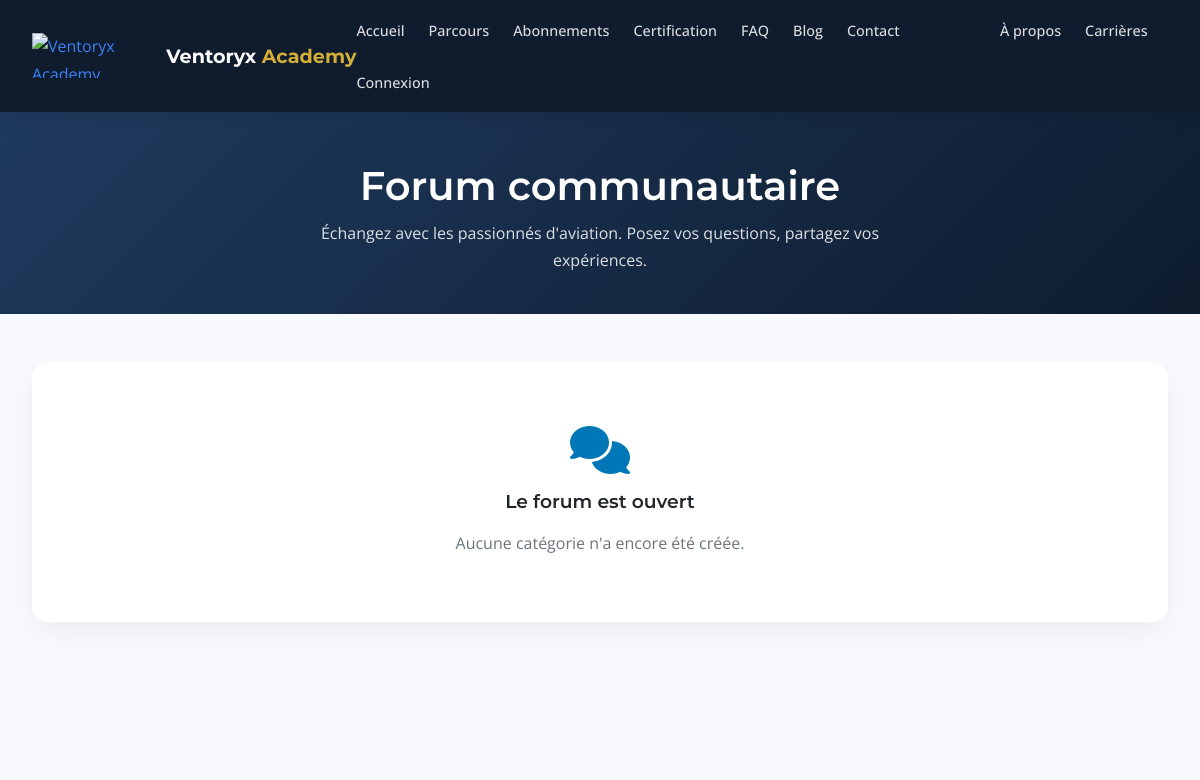
Page /fr/forum/ (upper part) on the earlier database version.
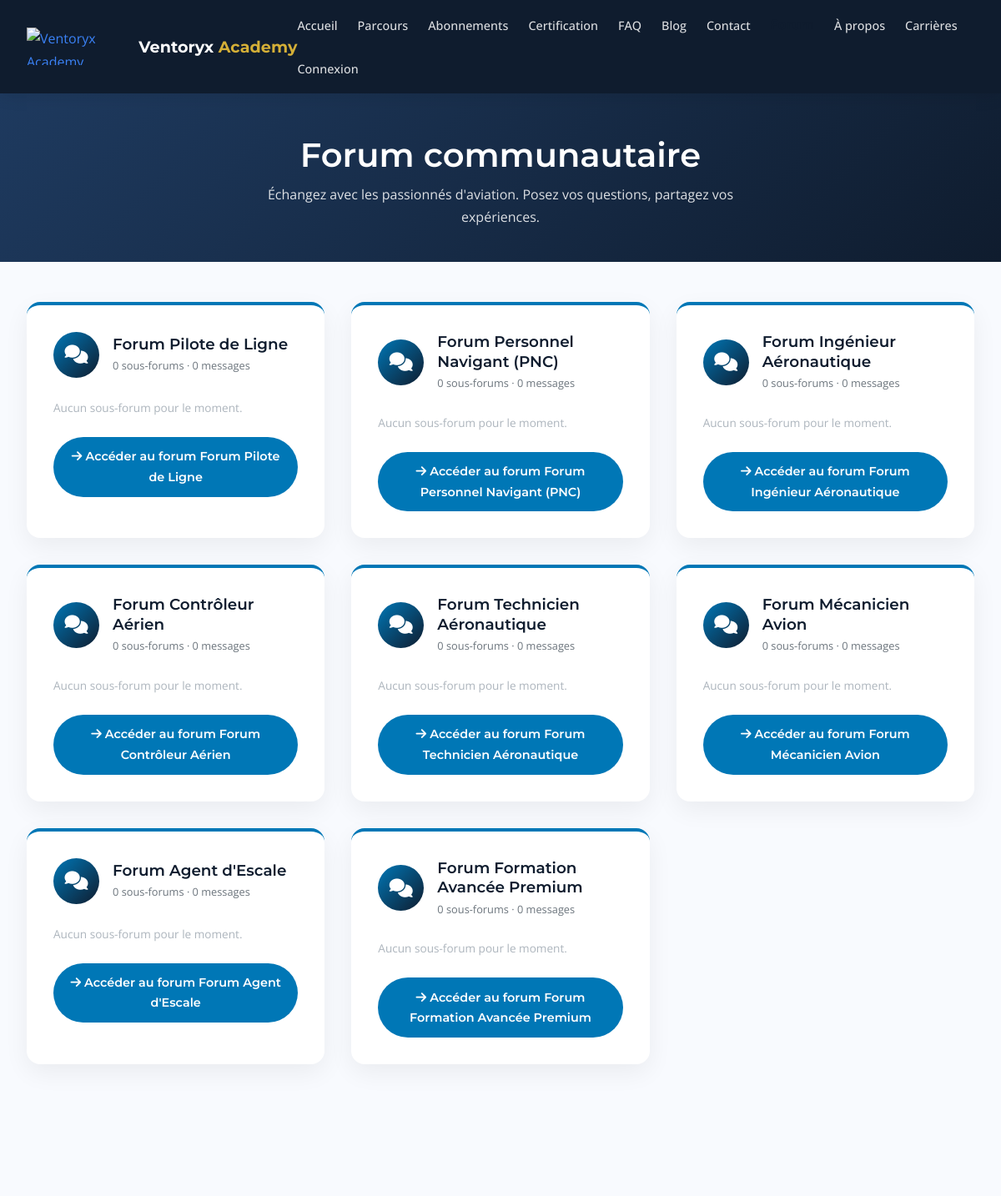
Same page on the later database version.
### apps/forum/models.py (models this page shows, shortened)
class Forum(models.Model):
    METIER_CHOICES = [
        ('pilote_de_ligne', 'Pilote de ligne'),
        ('personnel_navigant', 'Personnel Navigant Commercial'),
        ('ingenieur_aeronautique', 'Ingénieur aéronautique'),
        ('controleur_aerien', 'Contrôleur aérien'),
        ('technicien_aeronautique', 'Technicien aéronautique'),
        ('mecanicien_avion', 'Mécanicien avion'),
        ('agent_escale', "Agent d'escale"),
        ('formation_avancee', 'Formation avancée'),
        ('general', 'Général'),
    ]
    nom = models.CharField(max_length=200)
    metier = models.CharField(max_length=50, choices=METIER_CHOICES, unique=True)
    description = models.TextField(blank=True)
    actif = models.BooleanField(default=True)
    ordre = models.IntegerField(default=0)
    date_creation = models.DateTimeField(auto_now_add=True)
    class Meta:
        verbose_name = 'Forum'
        ordering = ['ordre', 'nom']
    @property
    def sujets(self):
        return Sujet.objects.filter(forum=self)

### apps/forum/forum_views.py (the view)
# urls.py: path('', views.index, name='index'),
def index(request):
    forums = Forum.objects.filter(actif=True).prefetch_related('sous_forums').order_by('ordre')
    for forum in forums:
        forum.total_sujets = forum.sujets.count()
        forum.total_messages = sum(s.total_reponses for s in forum.sujets.all())
    context = {
        'forums': forums,
        'page_title': 'Forum communautaire',
    }
    return render(request, 'pages/forum/forum_principal.html', context)

### apps/core/context_processors.py (called while the page is built)
def site_config(request):
    try:
        from apps.core.models import SiteConfig
        config = SiteConfig.objects.filter(pk=1).first()
        return {'site_config': config}
    except Exception:
        return {'site_config': None}

def langue_context(request):
    langue = request.session.get('langue', 'fr')
    return {'langue_active': langue}

### templates/pages/forum/forum_principal.html (shortened to what this page needs)
{% extends "base.html" %}
{% load static %}
{% block content %}
<section class="forum-hero">
    <div class="container">
        <h1>Forum communautaire</h1>
        <p>Échangez avec les passionnés d'aviation. Posez vos questions, partagez vos expériences.</p>
    </div>
</section>
<section style="padding: 0 0 4rem;">
    <div class="container">
        <div class="forums-grid">
            {% for categorie in forums %}
            <div class="forum-category">
                <div class="forum-header">
                    <div class="forum-icon">
                        <i class="fas {{ categorie.icone|default:'fa-comments' }}"></i>
                    </div>
                    <div class="forum-info">
                        <h3>{{ categorie.nom }}</h3>
                        <p class="forum-meta">
                            {{ categorie.sous_forums.count }} sous-forum{{ categorie.sous_forums.count|pluralize }}
                            · {{ categorie.total_messages }} message{{ categorie.total_messages|pluralize }}
                        </p>
                    </div>
                </div>
                <div class="subforums-list">
                    {% for sous in categorie.sous_forums.all %}
                    <a href="{% url 'forum:sous_forum' metier=categorie.metier slug=sous.slug %}" class="subforum-item">
                        <i class="fas fa-circle"></i>
                        <div class="subforum-info">
                            <h4>{{ sous.nom }}</h4>
                            <div class="subforum-stats">
                                <span><i class="fas fa-comment"></i> {{ sous.total_messages }}</span>
                                <span><i class="fas fa-eye"></i> {{ sous.total_vues }}</span>
                            </div>
                        </div>
                    </a>
                    {% empty %}
                    <p style="color:#ADB5BD;font-size:0.85rem;">Aucun sous-forum pour le moment.</p>
                    {% endfor %}
                </div>
                <a href="{% url 'forum:metier' metier=categorie.metier %}" class="btn-forum">
                    <i class="fas fa-arrow-right"></i> Accéder au forum {{ categorie.nom }}
                </a>
            </div>
            {% empty %}
            <div class="empty-forum" style="grid-column:1/-1;">
                <i class="fas fa-comments" style="font-size:3rem;color:#0077B6;margin-bottom:1rem;"></i>
                <h3>Le forum est ouvert</h3>
                <p style="color:#6C757D;">Aucune catégorie n'a encore été créée.</p>
            </div>
            {% endfor %}
        </div>
    </div>
</section>
{% endblock %}

### templates/base.html (shortened to what this page needs)
{% load static %}<!DOCTYPE html>
<html lang="fr">
<head>
    <link rel="stylesheet" href="https://cdnjs.cloudflare.com/ajax/libs/font-awesome/6.4.0/css/all.min.css">
    <link rel="stylesheet" href="{% static 'css/style.css' %}">
</head>
<body>
<header>
    <div class="container">
        <div class="header-container">
            <a href="{% url 'core:index' %}" class="logo">
                <img src="{% static 'images/logo.png' %}" alt="Ventoryx Academy" class="logo-img">
                <span class="logo-text">Ventoryx <span>Academy</span></span>
            </a>
            <nav id="mainNav">
                {% url 'core:index' as url_home %}
                {% url 'parcours:selection_metier' as url_parcours %}
                {% url 'core:premium' as url_premium %}
                {% url 'core:verification_certificat' as url_certif %}
                {% url 'core:faq' as url_faq %}
                {% url 'blog:index' as url_blog %}
                {% url 'core:contact' as url_contact %}
                {% url 'forum:index' as url_forum %}
                {% url 'core:a_propos' as url_apropos %}
                {% url 'core:carriere' as url_carriere %}
                {% if request.path == url_home %}<span class="nav-current">Accueil</span>{% else %}<a href="{{ url_home }}">Accueil</a>{% endif %}
                {% if request.path == url_parcours %}<span class="nav-current">Parcours</span>{% else %}<a href="{{ url_parcours }}">Parcours</a>{% endif %}
                {% if request.path == url_premium %}<span class="nav-current">Abonnements</span>{% else %}<a href="{{ url_premium }}">Abonnements</a>{% endif %}
                {% if request.path == url_certif %}<span class="nav-current">Certification</span>{% else %}<a href="{{ url_certif }}">Certification</a>{% endif %}
                {% if request.path == url_faq %}<span class="nav-current">FAQ</span>{% else %}<a href="{{ url_faq }}">FAQ</a>{% endif %}
                {% if request.path == url_blog %}<span class="nav-current">Blog</span>{% else %}<a href="{{ url_blog }}">Blog</a>{% endif %}
                {% if request.path == url_contact %}<span class="nav-current">Contact</span>{% else %}<a href="{{ url_contact }}">Contact</a>{% endif %}
                {% if request.path == url_forum %}<span class="nav-current">Forum</span>{% else %}<a href="{{ url_forum }}">Forum</a>{% endif %}
                {% if request.path == url_apropos %}<span class="nav-current">À propos</span>{% else %}<a href="{{ url_apropos }}">À propos</a>{% endif %}
                {% if request.path == url_carriere %}<span class="nav-current">Carrières</span>{% else %}<a href="{{ url_carriere }}">Carrières</a>{% endif %}
                {% if user.is_authenticated %}
                    <a href="{% url 'users:dashboard' %}" class="nav-user-space">
                        <i class="fas fa-user-check"></i> Mon espace
                    </a>
                {% else %}
                    {% url 'users:login' as url_login %}
                    {% if request.path == url_login %}<span class="nav-current">Connexion</span>{% else %}<a href="{{ url_login }}">Connexion</a>{% endif %}
                {% endif %}
            </nav>
        </div>
    </div>
</header>
<main>
    {% block content %}{% endblock %}
</main>
</body>
</html>

### static/css/style.css (style rules this page uses)
*, *::before, *::after { margin: 0; padding: 0; box-sizing: border-box; }
:root { --primary: #0F1C2E; --primary-light: #1E3A5F; --secondary: #3B82F6; --secondary-dark: #2563EB; --accent: #FF6B35; --accent-dark: #e55a2b; --gold: #D4AF37; --success: #10b981; --warning: #f59e0b; --danger: #ef4444; --info: #3b82f6; --purple: #8B5CF6; --light: #F8FAFE; --dark: #212529; --gray: #6C757D; --light-gray: #E9ECEF; --white: #ffffff; --transition: all 0.3s cubic-bezier(0.2, 0.9, 0.4, 1.1); --shadow: 0 10px 30px rgba(0, 0, 0, 0.08); --shadow-hover: 0 20px 40px rgba(0, 0, 0, 0.12); --radius: 12px; --radius-lg: 20px; }
html { scroll-behavior: smooth; }
body { font-family: 'Open Sans', sans-serif; line-height: 1.7; color: var(--dark); background-color: var(--light); overflow-x: hidden; transition: background-color 0.3s, color 0.3s; }
h1, h2, h3, h4, h5, h6 { font-family: 'Montserrat', sans-serif; font-weight: 600; line-height: 1.3; margin-bottom: 1rem; color: var(--dark); }
a { color: var(--secondary); text-decoration: none; transition: var(--transition); }
img { max-width: 100%; height: auto; }
.container { max-width: 1200px; margin: 0 auto; padding: 0 2rem; }
header { background-color: var(--primary); box-shadow: 0 2px 20px rgba(0, 0, 0, 0.1); position: sticky; top: 0; z-index: 1000; }
.header-container { display: flex; justify-content: space-between; align-items: center; padding: 1rem 0; }
.logo { display: flex; align-items: center; gap: 10px; text-decoration: none; }
.logo-img { height: 45px; width: auto; display: block; }
.logo-text { font-family: 'Montserrat', sans-serif; font-weight: 700; font-size: 1.2rem; color: white; white-space: nowrap; }
.logo-text span { color: var(--gold); }
nav { display: flex; gap: 1.5rem; flex-wrap: wrap; align-items: center; }
nav a { color: rgba(255, 255, 255, 0.85); text-decoration: none; font-weight: 500; font-size: 0.9rem; position: relative; transition: var(--transition); }
nav a::after { content: ''; position: absolute; bottom: -5px; left: 0; width: 0; height: 2px; background: var(--gold); transition: var(--transition); }

### templates/base.html (style rules this page uses)
:root { --bg-light: #F8FAFE; --white: #ffffff; --gray-light: #E9ECEF; --text-dark: #212529; --text-muted: #6C757D; }
nav#mainNav .nav-current { color: var(--primary, #0077B6); font-weight: 700; cursor: default; pointer-events: none; border-bottom: 2px solid currentColor; padding-bottom: 2px; }

### templates/pages/forum/forum_principal.html (style rules this page uses)
.forum-hero { background: linear-gradient(135deg, #1E3A5F, #0F1C2E); color: white; padding: 3rem 0 2.5rem; text-align: center; }
.forum-hero h1 { font-family: 'Montserrat', sans-serif; font-size: 2.5rem; color: white; margin-bottom: 0.5rem; }
.forum-hero p { font-size: 1rem; opacity: 0.85; max-width: 600px; margin: 0 auto; }
.forums-grid { display: grid; grid-template-columns: repeat(auto-fit, minmax(340px, 1fr)); gap: 2rem; padding: 3rem 0; }
.forum-category { background: white; border-radius: 16px; padding: 2rem; box-shadow: 0 10px 30px rgba(0,0,0,0.06); border-top: 4px solid #0077B6; transition: transform 0.3s ease; }
.forum-header { display: flex; align-items: center; gap: 1rem; margin-bottom: 1.5rem; }
.forum-icon { width: 55px; height: 55px; border-radius: 50%; background: linear-gradient(135deg, #0077B6, #0F1C2E); display: flex; align-items: center; justify-content: center; color: white; font-size: 1.4rem; flex-shrink: 0; }
.forum-info h3 { font-family: 'Montserrat', sans-serif; color: #0F1C2E; font-size: 1.15rem; margin: 0 0 0.2rem; }
.forum-meta { color: #6C757D; font-size: 0.8rem; margin: 0; }
.subforums-list { margin-bottom: 1.5rem; }
.btn-forum { display: block; text-align: center; padding: 0.7rem; background: #0077B6; color: white; border-radius: 50px; text-decoration: none; font-weight: 600; font-family: 'Montserrat', sans-serif; font-size: 0.9rem; transition: all 0.3s ease; }

Differences in the rows shown:
added Forum: nom "Forum Pilote de Ligne", sous_forums.count "0", total_messages "0"
added Forum: nom "Forum Personnel Navigant (PNC)", sous_forums.count "0", total_messages "0"
added Forum: nom "Forum Ingénieur Aéronautique", sous_forums.count "0", total_messages "0"
added Forum: nom "Forum Contrôleur Aérien", sous_forums.count "0", total_messages "0"
added Forum: nom "Forum Technicien Aéronautique", sous_forums.count "0", total_messages "0"
added Forum: nom "Forum Mécanicien Avion", sous_forums.count "0", total_messages "0"
added Forum: nom "Forum Agent d'Escale", sous_forums.count "0", total_messages "0"
added Forum: nom "Forum Formation Avancée Premium", sous_forums.count "0", total_messages "0"
Other differences:
text no longer shown: "Le forum est ouvert Aucune catégorie n'a encore été créée."
